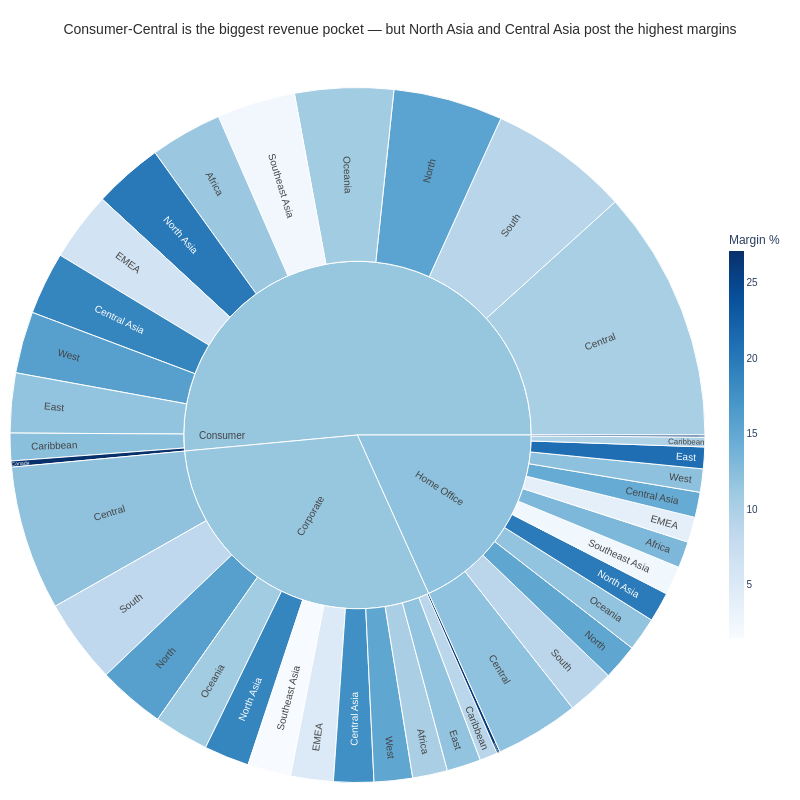

Notebook cell for this chart:
### Markdown cell above
### Q5: How does customer segment x region combination differ in average order value and profit margin?

### Code cell
seg_region = (df.groupby(['Segment', 'Region'])
              .agg(Avg_Order_Value=('Sales', 'mean'),
                   Total_Sales=('Sales', 'sum'),
                   Total_Profit=('Profit', 'sum'))
              .reset_index())
seg_region['Profit_Margin_%'] = seg_region['Total_Profit'] / seg_region['Total_Sales'] * 100

# ── Step 1: Plotly Express base chart ─────────────────────────────────────
fig = px.sunburst(
    seg_region,
    path=['Segment', 'Region'],
    values='Total_Sales',
    color='Profit_Margin_%',
    color_continuous_scale='Blues',        # sequential: all margins here are positive
    labels={'Profit_Margin_%': 'Profit Margin (%)'},
    height=800, width=800                  # bigger canvas — less label crowding
)

# ── Step 2: Customisation ──────────────────────────────────────────────────
fig.update_traces(
    textinfo='label',                      # dropped 'percent parent' — was cluttering outer ring
    hovertemplate='<b>%{label}</b><br>Sales: $%{value:,.0f}<br>Margin: %{color:.1f}%<extra></extra>',
    insidetextorientation='radial',
    marker=dict(line=dict(color='white', width=1))  # thin white borders separate wedges (Gestalt)
)

fig.update_layout(
    title=dict(
        text='Consumer-Central is the biggest revenue pocket — but North Asia and Central Asia post the highest margins',
        font=dict(family='Arial', size=14, color='#2C2C2C'),
        x=0.5, xanchor='center', y=0.97
    ),
    font=dict(family='Arial', size=10),
    coloraxis_colorbar=dict(title='Margin %', thickness=15, len=0.6),
    margin=dict(l=10, r=10, t=80, b=10),
    paper_bgcolor='white'
)

fig.show()

### Figure 1 — Plotly figure (JSON) as saved in the notebook; plotly's stock layout.template omitted (floating-point values rounded to 4 significant figures)
{"data": [{"branchvalues": "total", "customdata": [[11.27], [27.1], [12.24], [10.17], [18.75], [6.277], [11.74], [15.56], [19.93], [10.73], [8.994], [2.221], [15.83], [10.09], [26.07], [8.79], [11.98], [17.64], [4.988], [11.79], [15.83], [18.74], [10.74], [8.415], [1.457], [15.25], [13.16], [26.09], [9.607], [11.99], [14.66], [3.941], [20.95], [15.24], [19.74], [11.74], [8.722], [2.309], [12.09], [11.51], [11.54], [11.99]], "domain": {"x": [0, 1], "y": [0, 1]}, "hovertemplate": "<b>%{label}</b><br>Sales: $%{value:,.0f}<br>Margin: %{color:.1f}%<extra></extra>", "ids": ["Consumer/Africa", "Consumer/Canada", "Consumer/Caribbean", "Consumer/Central", "Consumer/Central Asia", "Consumer/EMEA", "Consumer/East", "Consumer/North", "Consumer/North Asia", "Consumer/Oceania", "Consumer/South", "Consumer/Southeast Asia", "Consumer/West", "Corporate/Africa", "Corporate/Canada", "Corporate/Caribbean", "Corporate/Central", "Corporate/Central Asia", "Corporate/EMEA", "Corporate/East", "Corporate/North", "Corporate/North Asia", "Corporate/Oceania", "Corporate/South", "Corporate/Southeast Asia", "Corporate/West", "Home Office/Africa", "Home Office/Canada", "Home Office/Caribbean", "Home Office/Central", "Home Office/Central Asia", "Home Office/EMEA", "Home Office/East", "Home Office/North", "Home Office/North Asia", "Home Office/Oceania", "Home Office/South", "Home Office/Southeast Asia", "Home Office/West", "Consumer", "Corporate", "Home Office"], "insidetextorientation": "radial", "labels": ["Africa", "Canada", "Caribbean", "Central", "Central Asia", "EMEA", "East", "North", "North Asia", "Oceania", "South", "Southeast Asia", "West", "Africa", "Canada", "Caribbean", "Central", "Central Asia", "EMEA", "East", "North", "North Asia", "Oceania", "South", "Southeast Asia", "West", "Africa", "Canada", "Caribbean", "Central", "Central Asia", "EMEA", "East", "North", "North Asia", "Oceania", "South", "Southeast Asia", "West", "Consumer", "Corporate", "Home Office"], "marker": {"coloraxis": "coloraxis", "colors": [11.27, 27.1, 12.24, 10.17, 18.75, 6.277, 11.74, 15.56, 19.93, 10.73, 8.994, 2.221, 15.83, 10.09, 26.07, 8.79, 11.98, 17.64, 4.988, 11.79, 15.83, 18.74, 10.74, 8.415, 1.457, 15.25, 13.16, 26.09, 9.607, 11.99, 14.66, 3.941, 20.95, 15.24, 19.74, 11.74, 8.722, 2.309, 12.09, 11.51, 11.54, 11.99], "line": {"color": "white", "width": 1}}, "name": "", "parents": ["Consumer", "Consumer", "Consumer", "Consumer", "Consumer", "Consumer", "Consumer", "Consumer", "Consumer", "Consumer", "Consumer", "Consumer", "Consumer", "Corporate", "Corporate", "Corporate", "Corporate", "Corporate", "Corporate", "Corporate", "Corporate", "Corporate", "Corporate", "Corporate", "Corporate", "Corporate", "Home Office", "Home Office", "Home Office", "Home Office", "Home Office", "Home Office", "Home Office", "Home Office", "Home Office", "Home Office", "Home Office", "Home Office", "Home Office", "", "", ""], "textinfo": "label", "type": "sunburst", "values": [423800.0, 35720.0, 162400.0, 1480000.0, 369100.0, 406800.0, 350900.0, 644000.0, 407400.0, 579600.0, 824900.0, 460800.0, 362900.0, 204900.0, 19320.0, 104500.0, 850400.0, 235600.0, 250600.0, 200400.0, 394200.0, 265800.0, 322800.0, 496000.0, 254400.0, 225900.0, 155100.0, 11900.0, 57400.0, 492000.0, 148200.0, 148900.0, 127500.0, 210000.0, 175200.0, 197800.0, 280000.0, 169300.0, 136700.0, 6508000.0, 3825000.0, 2310000.0]}], "layout": {"coloraxis": {"colorbar": {"len": 0.6, "thickness": 15, "title": {"text": "Margin %"}}, "colorscale": [[0, "rgb(247,251,255)"], [0.125, "rgb(222,235,247)"], [0.25, "rgb(198,219,239)"], [0.375, "rgb(158,202,225)"], [0.5, "rgb(107,174,214)"], [0.625, "rgb(66,146,198)"], [0.75, "rgb(33,113,181)"], [0.875, "rgb(8,81,156)"], [1, "rgb(8,48,107)"]]}, "font": {"family": "Arial", "size": 10}, "height": 800, "legend": {"tracegroupgap": 0}, "margin": {"b": 10, "l": 10, "r": 10, "t": 80}, "paper_bgcolor": "white", "title": {"font": {"color": "#2C2C2C", "family": "Arial", "size": 14}, "text": "Consumer-Central is the biggest revenue pocket — but North Asia and Central Asia post the highest margins", "x": 0.5, "xanchor": "center", "y": 0.97}, "width": 800}}
